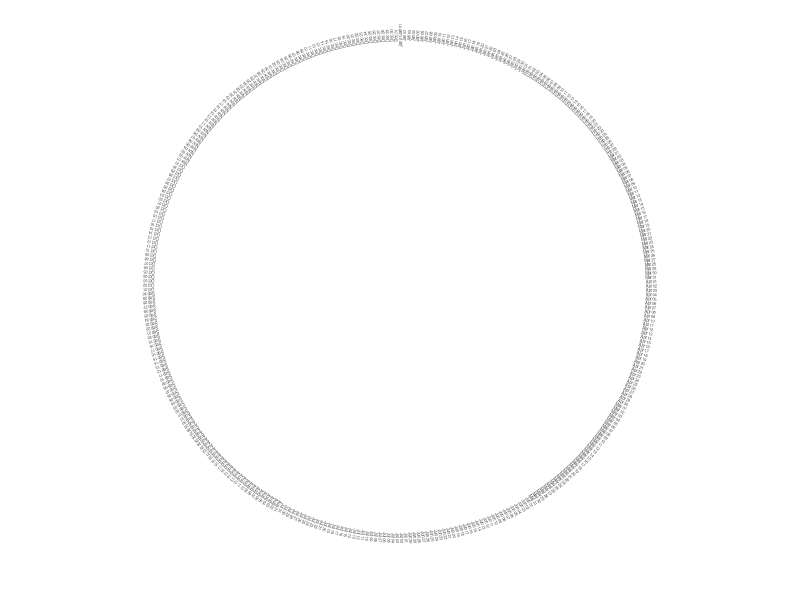

The R source for this figure:
library(tidyverse)

setwd('circle-calendar/')

# plot all days of year in a line

my_year <- 2025

year_start <- as_date(
  paste0(
    my_year,
    '-01-01'
    )
)

year_end <- as_date(
  paste0(
    my_year + 1,
    '-01-01'
  )
)

this_year_dates <-
  seq(
    year_start,
    year_end,
    '1 day'
  )

dates_df <- data.frame(
  date = this_year_dates,
  var2 = rnorm(n = length(this_year_dates), mean = 0.5, sd = 0.01)
)

ggplot(
  data = dates_df,
  mapping = aes(
    x = date
  )
) +
  coord_polar() +
  scale_x_date(
    name = '',
    breaks = '1 day',
    date_labels = '%b %d'
  ) +
  theme_bw() + 
  theme(
    panel.border = element_blank(),
    panel.grid = element_blank(),
    axis.title.y = element_blank(),
    axis.text.y = element_blank(),
    axis.ticks.y = element_blank(),
    axis.text.x = element_text(
      angle = seq(
        90,
        -270,
        -360 / (length(this_year_dates))
      ),
      size = 3
    )
  )
